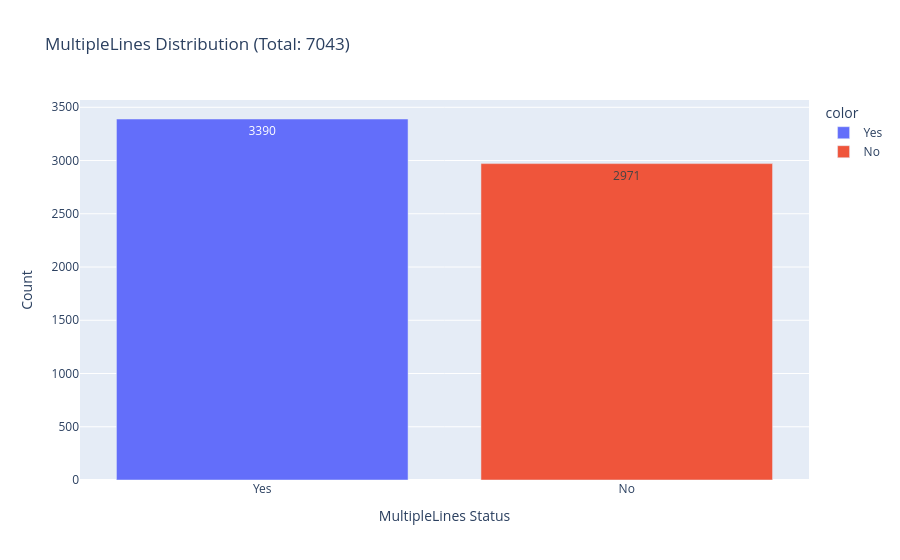

Source (notebook cell):
### Markdown cell above
# MultipleLines

### Code cell
import plotly.express as px

# 1. Sicherstellen, dass die Variablen berechnet sind
counts = df["MultipleLines"].value_counts()
m_yes = counts[0]
m_no = counts[1]
m_total = counts.sum()

# 2. Direkt Listen an Plotly übergeben
fig = px.bar(x=['Yes', 'No'], 
             y=[m_yes, m_no],
             color=['Yes', 'No'],
             text=[m_yes, m_no],
             labels={'x': 'MultipleLines Status', 'y': 'Count'},
             title=f'MultipleLines Distribution (Total: {m_total})')

fig.update_traces(textposition='inside')
fig.show()

### Figure 1 — Plotly figure (JSON) as saved in the notebook; plotly's stock layout.template omitted (floating-point values rounded to 4 significant figures)
{"data": [{"hovertemplate": "color=Yes<br>MultipleLines Status=%{x}<br>Count=%{y}<br>text=%{text}<extra></extra>", "legendgroup": "Yes", "marker": {"color": "#636efa", "pattern": {"shape": ""}}, "name": "Yes", "orientation": "v", "showlegend": true, "text": [3390.0], "textposition": "inside", "type": "bar", "x": ["Yes"], "xaxis": "x", "y": [3390], "yaxis": "y"}, {"hovertemplate": "color=No<br>MultipleLines Status=%{x}<br>Count=%{y}<br>text=%{text}<extra></extra>", "legendgroup": "No", "marker": {"color": "#EF553B", "pattern": {"shape": ""}}, "name": "No", "orientation": "v", "showlegend": true, "text": [2971.0], "textposition": "inside", "type": "bar", "x": ["No"], "xaxis": "x", "y": [2971], "yaxis": "y"}], "layout": {"barmode": "relative", "legend": {"title": {"text": "color"}, "tracegroupgap": 0}, "title": {"text": "MultipleLines Distribution (Total: 7043)"}, "xaxis": {"anchor": "y", "domain": [0, 1], "title": {"text": "MultipleLines Status"}}, "yaxis": {"anchor": "x", "domain": [0, 1], "title": {"text": "Count"}}}}
